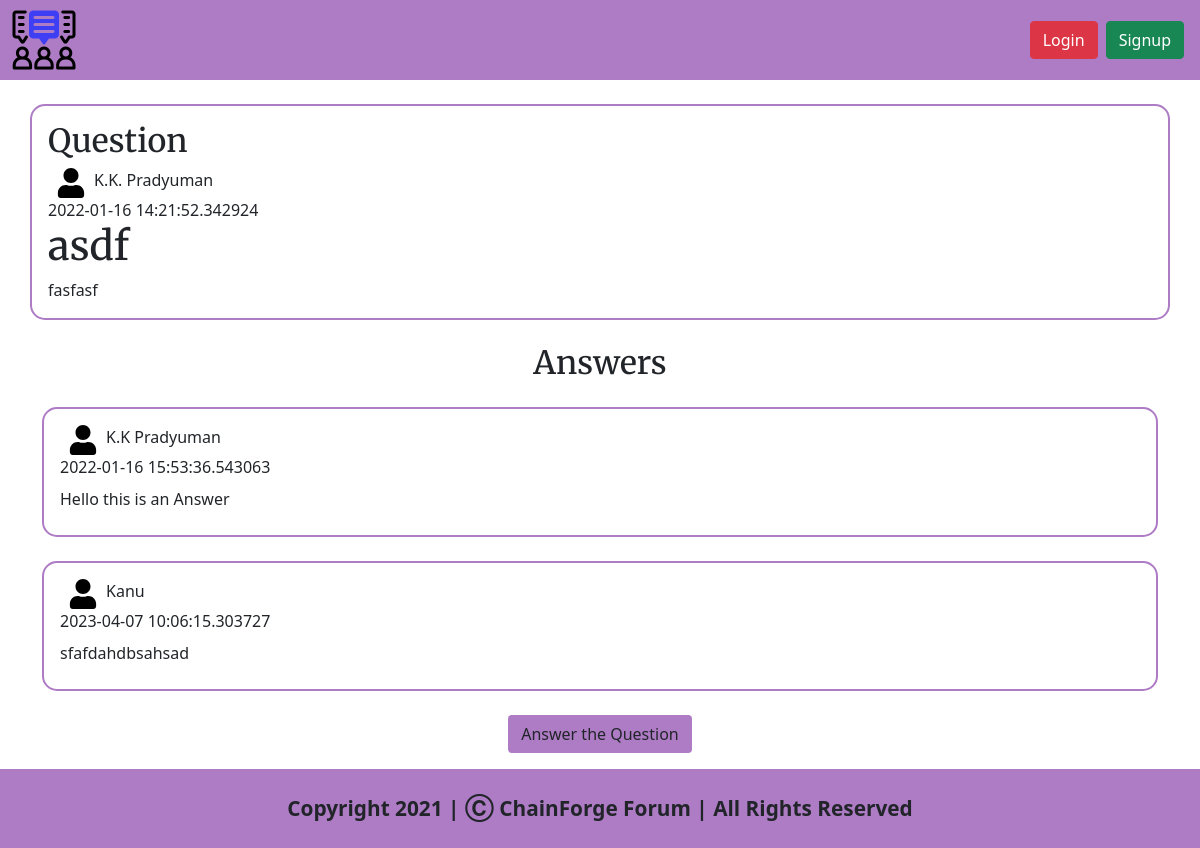
The page /question/67b3b84c9eb7403997dfd7df95207ec6 on the database its author committed.
### views/models.py (models this page shows)
class Question(db.Model):
    questionId = db.Column(db.String(1000),primary_key=True)
    questionTitle = db.Column(db.String(250),nullable=False)
    questionDescription = db.Column(db.String(250000),nullable=False)
    userNameOfAsker = db.Column(db.String(1000),nullable=False)
    realNameOfAsker = db.Column(db.String(250),nullable=False)
    categoryId = db.Column(db.String(300),nullable=False)
    dateNow = db.Column(db.DateTime,default=datetime.utcnow())

class Answer(db.Model):
    answerId = db.Column(db.String(1000),primary_key=True)
    questionIdOfAnswer = db.Column(db.String(1000),nullable=False) # This is the id of the questio of which is the answer
    answerDescription = db.Column(db.String(250000),nullable=False)
    userNameOfAnswerer = db.Column(db.String(1000),nullable=False)
    realNameOfAnswerer = db.Column(db.String(250),nullable=False)
    dateNow = db.Column(db.DateTime,default=datetime.utcnow())

### views/question.py (the view)
@question.route('/<string:questionId>')
def renderquestionPageFunction(questionId):
    questionObject = Question.query.filter_by(questionId=questionId).first() # Getting the question having ID passed in url
    answersListLength = Answer.query.filter_by(questionIdOfAnswer=questionId).count() # Counting no. of answers that assigned to the question
    if answersListLength == 0:
        return render_template('question.html',user=current_user,question=questionObject,noAnswers=True) # Rendering HTML Page
    else:
        answersList = Answer.query.filter_by(questionIdOfAnswer=questionId).all() # Getting List of Answers attached to this question
        return render_template('question.html',user=current_user,question=questionObject,noAnswers=False,answers=answersList) # Rendering HTML Page

### views/templates/question.html (shortened to what this page needs)
<!doctype html>
<html lang="en">
<head>
  <link href="https://cdn.jsdelivr.net/npm/bootstrap@5.1.3/dist/css/bootstrap.min.css" rel="stylesheet"
>
  <link rel="stylesheet" href="{{ url_for('static',filename='css/question.css') }}">
</head>
<body>
  <nav class="navbar navbar-expand-lg navbar-light  navigation-bar" style="background-color: rgb(174, 123, 197);">
    <div class="container-fluid">
      <a href="/">
        <img src="../static/img/logo.png" id="companyLogoNavigationBar" style="cursor: pointer;">
      </a>
      <div class="collapse navbar-collapse" id="navbarSupportedContent">
        <form class="d-flex">
          {% if user.is_authenticated %}
          <a class="btn btn-danger mx-1" href="/logout">Logout</a>
          <a href="/profile/{{user.userName}}" class="user-icon-navbar mx-2">
            <img src="../static/img/user-icon.svg" style="height: 30px; width: 30px;">
          </a>
          {% else %}
          <a class="btn btn-danger mx-1" data-bs-toggle="modal" data-bs-target="#loginFormModal">Login</a>
          <a class="btn btn-success mx-1" data-bs-toggle="modal" data-bs-target="#signupFormModal">Signup</a>
          {% endif %}
        </form>
      </div>
    </div>
  </nav>
  <div class="mainQuestionArea container py-3 px-3 my-4">
    <h2 class="mainHeading">Question</h2>
    <div class="user-info-question">
      <a href="/profile/{{question.userNameOfAsker}}"><img src="../static/img/user-icon.svg" class="user-icon-question mx-2"></a>
      <span class="realNameOfUser">{{question.realNameOfAsker}}</span>
    </div>
    <span class="question-time">
      {{question.dateNow}}
    </span>
    <div class="main-question-information">
      <h1 class="question-title">
        {{question.questionTitle}}
      </h1>
      <div class="question-description">
        {{question.questionDescription}}
      </div>
    </div>
  </div>
  {% if noAnswers %}
  <div class="mainAnswersParentDiv container">
    <h2 class="text-center">This Question has no Answers</h2>
  </div>
  {% else %}
  <div class="mainAnswersParentDiv container">
    <h2 class="text-center mainHeading">Answers</h2>
    {% for answer in answers %}
    <div class="answer-div py-3 px-3 my-4">
      <div class="user-info-question">
        <a href="/profile/{{answer.userNameOfAnswerer}}"><img src="../static/img/user-icon.svg" class="user-icon-question mx-2"></a>
        <span>{{answer.realNameOfAnswerer}}</span>
      </div>
      <span class="question-time">
        {{answer.dateNow}}
      </span>
      <div class="answer-description my-2">
        {{answer.answerDescription}}
      </div>
    </div>
    {% endfor %}
    </div>
    {% endif %}
  <div class="answer-question-parent-div my-3">
    <button type="button" class="btn noModalButtonElement" style="background-color: rgb(174, 123, 197);"
      data-bs-toggle="modal" data-bs-target="#askQuestionModal">
      Answer the Question
    </button>
  </div>
  <footer class="py-4"
    style="background-color: rgb(174, 123, 197); width: 100%; font-weight: bold; font-size: 1.3rem; text-align: center;">
    Copyright 2021 | Ⓒ ChainForge Forum | All Rights Reserved
  </footer>
</body>
</html>

### views/static/css/question.css (style rules this page uses)
* { margin: 0px; padding: 0px; }
.mainHeading { font-family: 'Merriweather', serif; }
.mainQuestionArea { border: 2px solid rgb(174, 123, 197); border-radius: 15px; }
.user-info-question { display: flex; }
.user-icon-question { height: 30px; width: 30px; }
.question-title { font-family: 'Merriweather', serif; }
.answer-question-parent-div { display: flex; align-items: center; justify-content: center; flex-direction: column; }
.answer-div { border: 2px solid rgb(174, 123, 197); border-radius: 15px; }

### rows shown on the page
Question: realNameOfAsker "K.K. Pradyuman", dateNow "2022-01-16 14:21:52.342924", questionTitle "asdf", questionDescription "fasfasf"
Answer: realNameOfAnswerer "K.K Pradyuman", dateNow "2022-01-16 15:53:36.543063", answerDescription "Hello this is an Answer"
Answer: realNameOfAnswerer "Kanu", dateNow "2023-04-07 10:06:15.303727", answerDescription "sfafdahdbsahsad"
